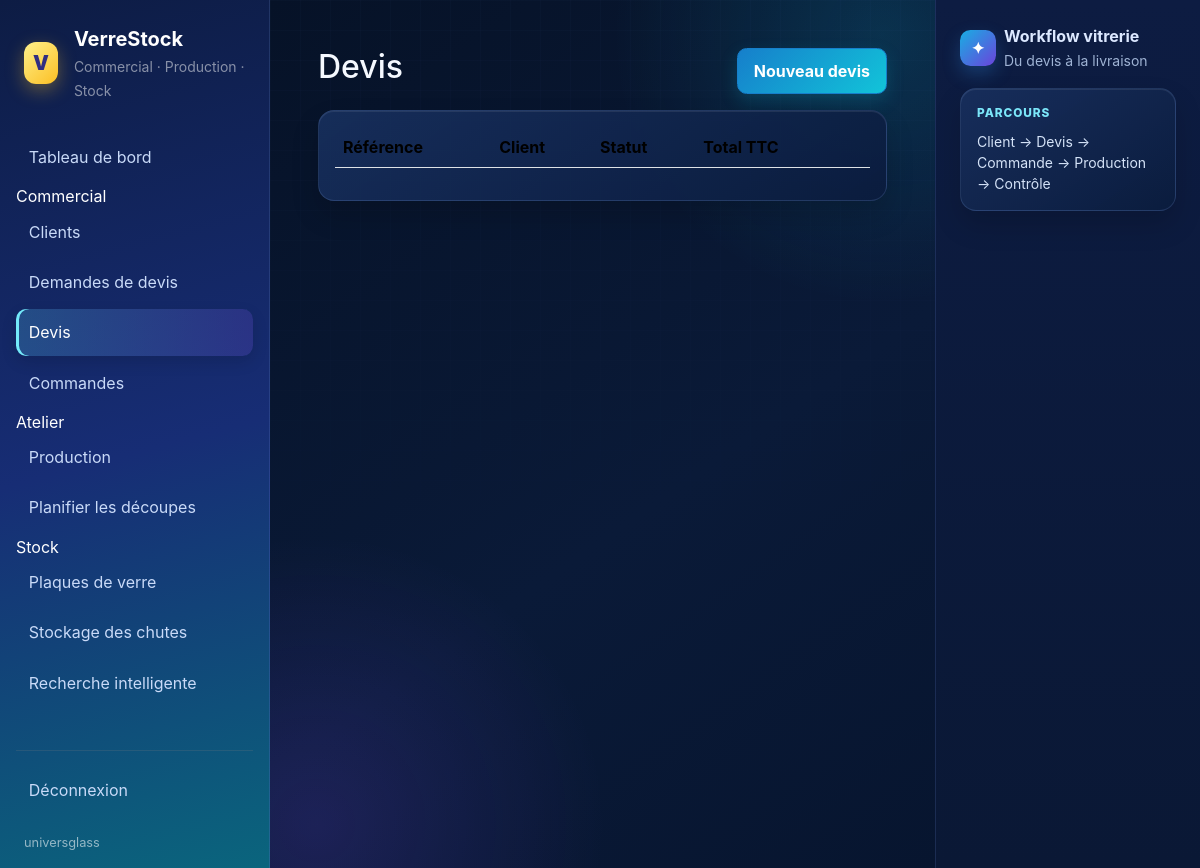
Page /commercial/devis/ (signed in) on the earlier database version.
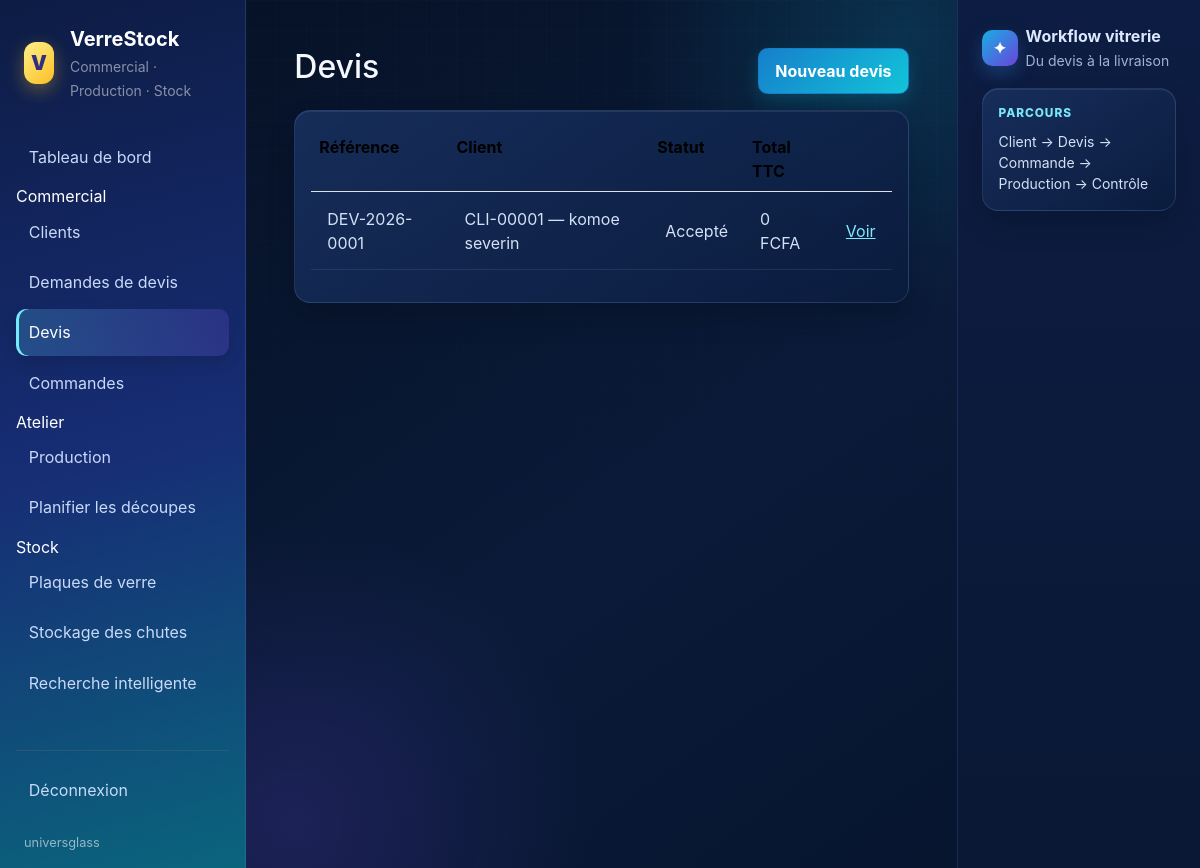
Same page on the later database version.
### commercial/models.py (models this page shows, shortened)
class Devis(models.Model):
    class Statut(models.TextChoices):
        BROUILLON="BROUILLON", "Brouillon"; ENVOYE="ENVOYE", "Envoyé"; EN_ATTENTE="EN_ATTENTE", "En attente"; ACCEPTE="ACCEPTE", "Accepté"; REFUSE="REFUSE", "Refusé"; EXPIRE="EXPIRE", "Expiré"; ANNULE="ANNULE", "Annulé"
    reference=models.CharField(max_length=24,unique=True,blank=True)
    client=models.ForeignKey(Client,on_delete=models.PROTECT,related_name="devis")
    demande=models.ForeignKey(DemandeDevis,null=True,blank=True,on_delete=models.SET_NULL,related_name="devis")
    statut=models.CharField(max_length=16,choices=Statut.choices,default=Statut.BROUILLON)
    date=models.DateField(auto_now_add=True); validite=models.DateField(null=True,blank=True)
    chantier_adresse=models.TextField(blank=True, help_text="Adresse de pose ou de livraison si différente du client")
    chantier_contact=models.CharField(max_length=120, blank=True)
    chantier_telephone=models.CharField(max_length=40, blank=True)
    delai_fabrication=models.CharField(max_length=120, blank=True, help_text="Ex. 7 à 10 jours ouvrés après validation")
    acompte_taux=models.DecimalField(max_digits=5, decimal_places=2, default=Decimal("50.00"))
    conditions_paiement=models.TextField(blank=True, default="50 % à la commande, solde à la livraison.")
    pose_incluse=models.BooleanField(default=False)
    prise_mesures_validee=models.BooleanField(default=False, help_text="Dimensions relevées et validées sur site")
    remise=models.DecimalField(max_digits=12,decimal_places=2,default=0); tva_taux=models.DecimalField(max_digits=5,decimal_places=2,default=Decimal("20.00"))
    sous_total=models.DecimalField(max_digits=12,decimal_places=2,default=0,editable=False); total_ht=models.DecimalField(max_digits=12,decimal_places=2,default=0,editable=False); total_ttc=models.DecimalField(max_digits=12,decimal_places=2,default=0,editable=False)
    observations=models.TextField(blank=True); cree_par=models.ForeignKey(settings.AUTH_USER_MODEL,null=True,blank=True,on_delete=models.SET_NULL)
    class Meta:
        ordering=["-date", "-pk"]
        permissions=[("send_devis", "Peut envoyer un devis"), ("accept_devis", "Peut accepter un devis"), ("refuse_devis", "Peut refuser un devis"), ("cancel_devis", "Peut annuler un devis"), ("transform_devis", "Peut transformer un devis en commande")]

### clients/models.py (models this page shows, shortened)
class Client(models.Model):
    reference = models.CharField(max_length=24, unique=True, blank=True)
    nom = models.CharField(max_length=160)
    contact = models.CharField(max_length=120, blank=True)
    telephone = models.CharField(max_length=40, blank=True)
    email = models.EmailField(blank=True)
    adresse = models.TextField(blank=True)
    ville = models.CharField(max_length=100, blank=True)
    notes = models.TextField(blank=True)
    cree_le = models.DateTimeField(auto_now_add=True)
    cree_par = models.ForeignKey(settings.AUTH_USER_MODEL, null=True, blank=True, on_delete=models.SET_NULL)
    class Meta:
        ordering = ["nom"]
        permissions = [("manage_client", "Peut gérer les clients")]
    def __str__(self): return f"{self.reference} — {self.nom}"

### commercial/views.py (the view)
# urls.py: path("", views.liste, name="liste"),
@permission_required("commercial.view_devis", raise_exception=True)
def liste(request):
    return render(request, "commercial/liste.html", {"items": Devis.objects.select_related("client").all()})

### templates/commercial/liste.html
{% extends 'base.html' %}
{% block content %}<div class="d-flex justify-content-between"><h1 class="h2">Devis</h1><a class="btn btn-primary" href="{% url 'commercial:creer' %}">Nouveau devis</a></div><div class="card card-body mt-3"><table class="table"><tr><th>Référence</th><th>Client</th><th>Statut</th><th>Total TTC</th><th></th></tr>{% for item in items %}<tr><td>{{ item.reference }}</td><td>{{ item.client }}</td><td>{{ item.get_statut_display }}</td><td>{{ item.total_ttc|floatformat:0 }} FCFA</td><td><a href="{% url 'commercial:detail' item.pk %}">Voir</a></td></tr>{% endfor %}</table></div>{% endblock %}

Differences in the rows shown:
added Devis: reference "DEV-2026-0001", client "CLI-00001 — komoe severin", statut "Accepté", total_ttc "0"
